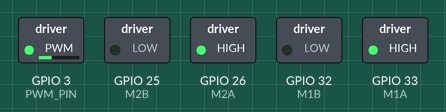
A sketch run on a simulated ESP32. On the bench: switched loads named in the sketch (green lamp = pin HIGH).

Above: at 0.05 s.
At 7.42 s:
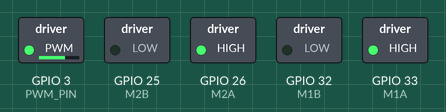
At 15.1 s:
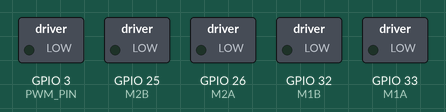
At 34.98 s:
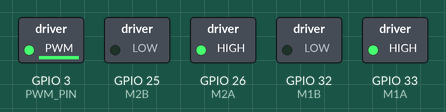
Timing chart, 0 to 36.5 s (numbered marks = the images above):
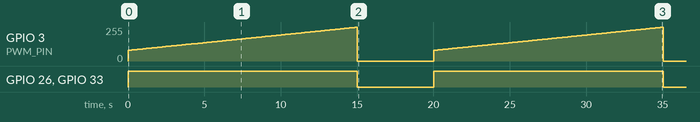

The sketch:

motor.ino
```cpp
// ESP32 + L298N: 15 saniyede yavaştan hızlıya çıkıp duran motor
// Core 2.x ve 3.x ile uyumludur.

#define M1A 33     // IN1
#define M1B 32     // IN2
#define M2A 26     // IN3
#define M2B 25     // IN4
#define PWM_PIN 3  // ENA ve ENB (ikisi birbirine bağlı)

const int PWM_FREQ = 1000;  // 1 kHz
const int PWM_RES = 8;      // 8 bit -> 0..255
const int MIN_DUTY =
    80;  // motorun dönmeye başladığı yaklaşık değer (gerekirse değiştir)
const int MAX_DUTY = 255;
const unsigned long RAMP_MS = 15000;  // 15 saniye

void pwmWrite(int duty) {
#if ESP_ARDUINO_VERSION_MAJOR >= 3
  ledcWrite(PWM_PIN, duty);
#else
  ledcWrite(0, duty);
#endif
}

void setup() {
  pinMode(M1A, OUTPUT);
  pinMode(M1B, OUTPUT);
  pinMode(M2A, OUTPUT);
  pinMode(M2B, OUTPUT);

#if ESP_ARDUINO_VERSION_MAJOR >= 3
  ledcAttach(PWM_PIN, PWM_FREQ, PWM_RES);
#else
  ledcSetup(0, PWM_FREQ, PWM_RES);
  ledcAttachPin(PWM_PIN, 0);
#endif
}

void loop() {
  // İleri yön
  digitalWrite(M1A, HIGH);
  digitalWrite(M1B, LOW);
  digitalWrite(M2A, HIGH);
  digitalWrite(M2B, LOW);

  // 15 saniyelik hızlanma
  unsigned long start = millis();
  while (true) {
    unsigned long t = millis() - start;
    if (t >= RAMP_MS) break;
    int duty = MIN_DUTY + (long)(MAX_DUTY - MIN_DUTY) * t / RAMP_MS;
    pwmWrite(duty);
    delay(20);
  }

  // Dur
  pwmWrite(0);
  digitalWrite(M1A, LOW);
  digitalWrite(M1B, LOW);
  digitalWrite(M2A, LOW);
  digitalWrite(M2B, LOW);

  delay(5000);
}
```

Measured:
- by itself, GPIO 3 (PWM_PIN): ramps from 0/255 to 253/255 and jumps back, once every 20.0 s
- by itself, GPIO 26 (M2A), GPIO 33 (M1A): alternates HIGH for 15.0 s and LOW for 5.0 s
